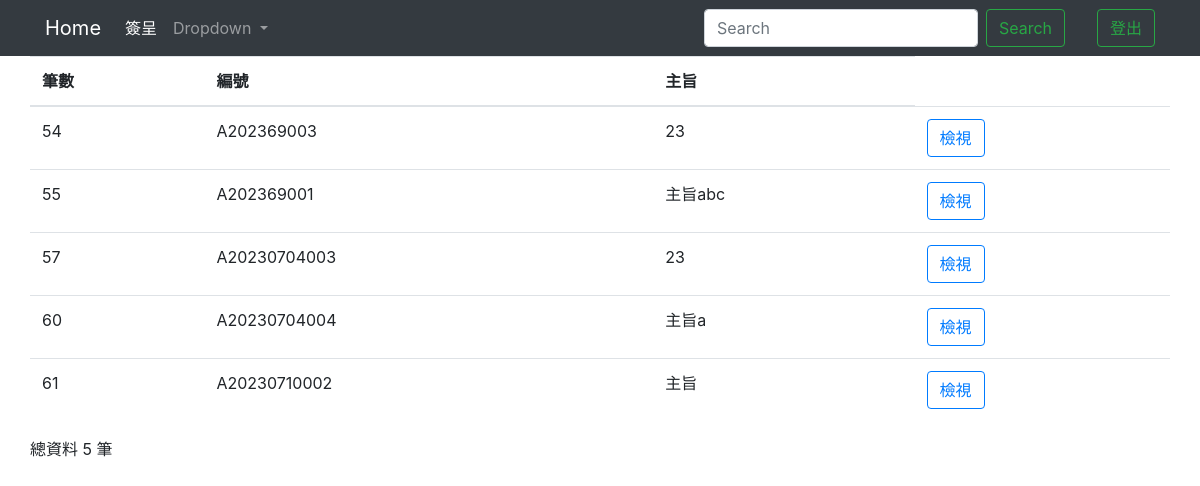
/signallIndex/, run on the app's committed database.
### testapp/models.py (models this page shows)
class Signed (models.Model):
    cNumber = models.CharField(max_length=50, default='', null=False)#編號
    cJob_title = models.CharField(max_length=50,blank=True)#職稱
    cSubject = models.CharField(max_length=255, default='', null=False)#主旨
    cDiscription = models.TextField(blank=True)#說明
    home = models.OneToOneField(Home, on_delete=models.CASCADE,default='')

### testapp/views.py (the view)
# urls.py: path('signallIndex/',signallIndex),
def signallIndex(request):
    if request.user.is_authenticated:
        username=request.user.username
        authenticate=request.user.is_staff
    if 'q' in request.GET:
        q = request.GET['q']
        multiple_q = Q(Q(cNumber__icontains=q) | Q(cSubject__icontains=q))
        signall = Signed.objects.filter(multiple_q)
    else:
        signall = Signed.objects.all().order_by("id")
    signallCount = len(signall)
    return render(request, "signall_Index.html",locals())

### templates/signall_Index.html (shortened to what this page needs)
<!DOCTYPE html>
<html lang="en">
<head>
  <link rel="stylesheet" href="https://cdn.jsdelivr.net/npm/bootstrap@4.6.2/dist/css/bootstrap.min.css">
  {% load static %}
</head>
<body>
  <nav class="navbar navbar-expand-lg navbar-dark bg-dark">
    <div class="container">
      <a class="navbar-brand" href="/homeIndex/">Home</a>
      <div class="collapse navbar-collapse" id="navbarSupportedContent">
        <ul class="navbar-nav mr-auto">
          <li class="nav-item active">
            <a class="nav-link disabled" >簽呈 <span class="sr-only">(current)</span></a>
          </li>
          <li class="nav-item dropdown">
            <a class="nav-link dropdown-toggle" href="#" role="button" data-toggle="dropdown" aria-expanded="false">
              Dropdown
            </a>
          </li>
        </ul>
        <form class="form-inline my-2 my-lg-0">
          <input class="form-control mr-sm-2" name='q' type="search" placeholder="Search" aria-label="Search">
          <button class="btn btn-outline-success my-2 my-sm-0" type="submit">Search</button>
        </form>
        <ul class="navbar-nav ml-2">
          <li class="nav-item active">
            <a class="nav-link disabled" style="color: green;">{{username}} <span class="sr-only">(current)</span></a>
          </li>
        </ul>
        <ul class="navbar-nav ml-2">
          <li class="nav-item">
            <button class="btn btn-outline-success my-2 my-sm-0" onclick="Logout(event)">登出</button>
          </li>
        </ul>
      </div>
    </div>
  </nav>
  <form action="." method="POST">
    <div class="container">
      <div class="row">
        <table class="table">
          <thead>
            <th scope="col">筆數</th>
            <th scope="col">編號</th>
            <th scope="col">主旨</th>
          </thead>
          <tbody>
            {% for unit in signall %}
            <tr>
              <td>{{unit.id}}</td>
              <td>{{unit.cNumber}}</td>
              <td>{{unit.cSubject}}</td>
              <td>
                <button type="button" class="btn btn-outline-primary" id="{{unit.cNumber}}" onclick="View()">檢視</button>
              </td>
            </tr>
            {% endfor %}
          </tbody>
        </table>
      </div>
    </div>
  </form>
  <div class="container">
    <div class="row">
      <p>總資料 {{signallCount}} 筆</p>
    </div>
  </div>
</body>
</html>

### data on the page
Signed: id "54", cNumber "A202369003", cSubject "23"
Signed: id "55", cNumber "A202369001", cSubject "主旨abc"
Signed: id "57", cNumber "A20230704003", cSubject "23"
Signed: id "60", cNumber "A20230704004", cSubject "主旨a"
Signed: id "61", cNumber "A20230710002", cSubject "主旨"

### other printed values
{{ signallCount }} "5"
